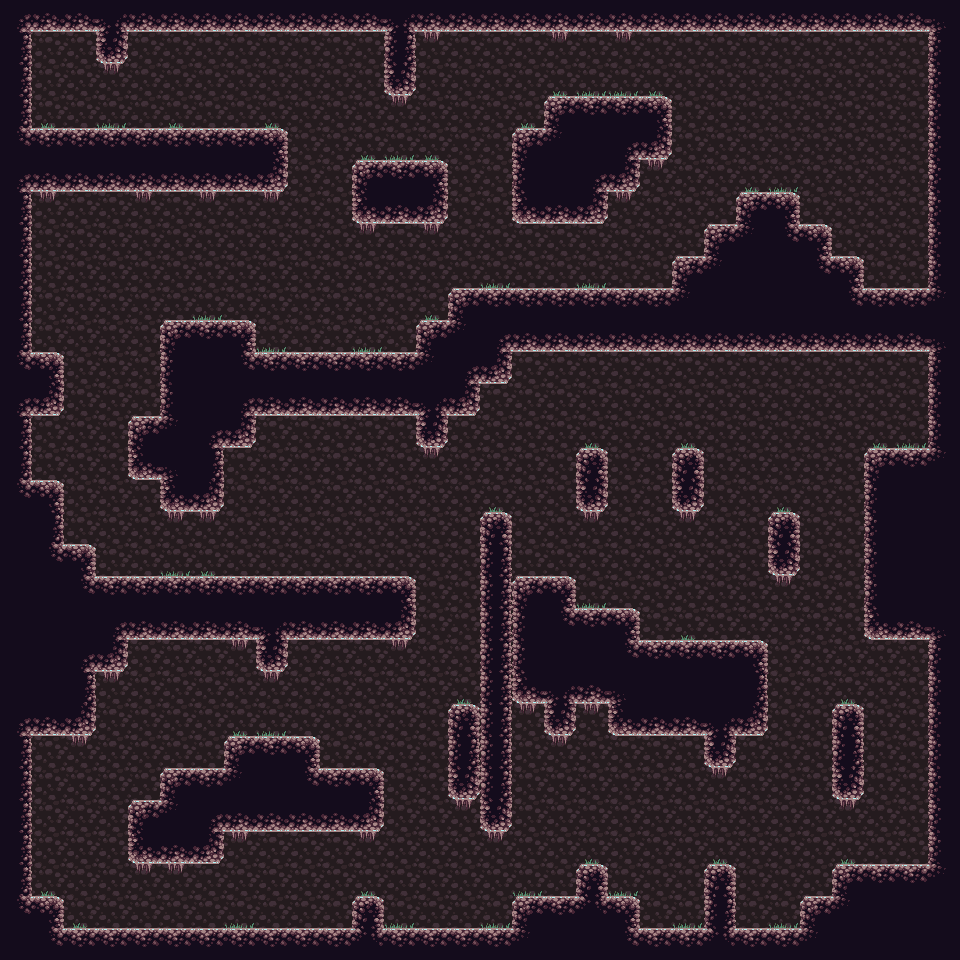

Tiled map render using the project's own tile images. Description and the map definition, with tile-layer contents summarised, below:
An orthogonal 30x30 tile map with 32x32 px tiles, 2 tile layers (Camada de Tiles 1, Camada de Tiles 2).

<map version="1.0" tiledversion="1.0.3" orientation="orthogonal" renderorder="left-up" width="30" height="30" tilewidth="32" tileheight="32" nextobjectid="1">
 <tileset firstgid="1" name="platformtiles_from_OpenGameArt_by_Lanea Zimmerman (editada)" tilewidth="32" tileheight="32" tilecount="33" columns="11">
  <image source="../images/platformtiles_from_OpenGameArt_by_Lanea Zimmerman (editada).png" width="352" height="96" />
 </tileset>
 <layer name="Camada de Tiles 1" width="30" height="30">
  <data>[900 cells, 900 non-empty, 1 distinct tile ids]</data>
 </layer>
 <layer name="Camada de Tiles 2" width="30" height="30">
  <data>[900 cells, 899 non-empty, 22 distinct tile ids]</data>
 </layer>
</map>